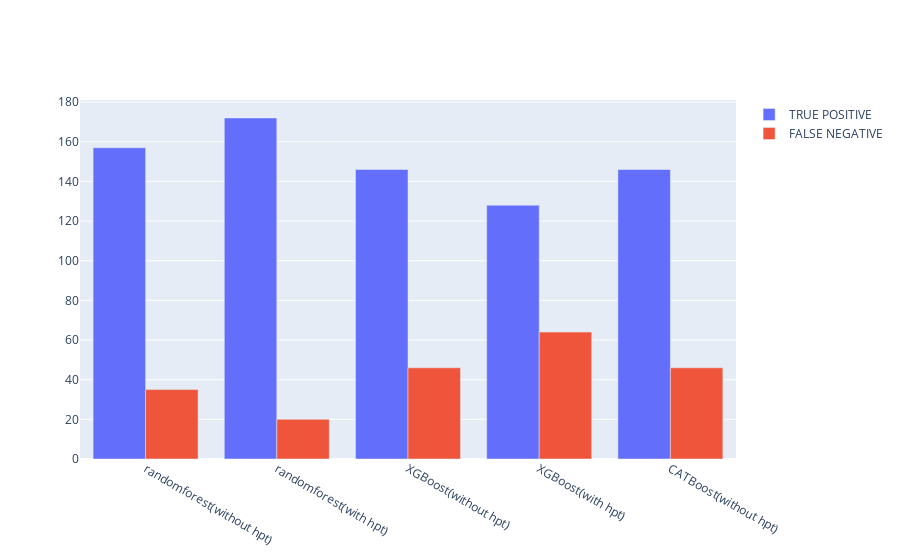

This figure's notebook cell:
### Code cell
fig = go.Figure(data=[
    go.Bar(name='TRUE POSITIVE', x=x1, y=x1_TP),
    go.Bar(name='FALSE NEGATIVE', x=x1, y=X1_FN)
])

fig.update_layout(barmode='group')
fig.show()

### Figure 1 — Plotly figure (JSON) as saved in the notebook; plotly's stock layout.template omitted (floating-point values rounded to 4 significant figures)
{"data": [{"name": "TRUE POSITIVE", "type": "bar", "x": ["randomforest(without hpt)", "randomforest(with hpt)", "XGBoost(without hpt)", "XGBoost(with hpt)", "CATBoost(without hpt)"], "y": [157, 172, 146, 128, 146]}, {"name": "FALSE NEGATIVE", "type": "bar", "x": ["randomforest(without hpt)", "randomforest(with hpt)", "XGBoost(without hpt)", "XGBoost(with hpt)", "CATBoost(without hpt)"], "y": [35, 20, 46, 64, 46]}], "layout": {"barmode": "group"}}
